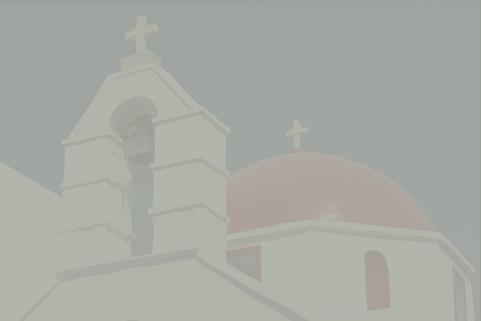
#> input picture Images/118035.jpg, 481 x 321 px
$ python -i findDerivatives.py   (imports and definitions only)
#> lines starting #> are read from the running program, lines starting #| are printed output that depends on the picture
import numpy as np
from scipy import signal
import utils
import nonMaxSup

'''
  文件说明：
    计算灰度图像的梯度放置信息
     - 输入 I_gray：H x W 矩阵作为图像
     - 输出 Mag：H x W 矩阵表示导数的大小
     - 输出 Magx：H x W 矩阵表示沿 x 轴的导数
     - 输出 Magy：H x W 矩阵表示沿 y 轴的导数
     - 输出 Ori：H x W 矩阵表示导数的方向
'''

def findDerivatives(I_gray):
    # 高斯平滑核
    gaussian = np.array([
      [2, 4, 5, 4, 2],
      [4, 9, 12, 9, 4],
      [5, 12, 15, 12, 5],
      [4, 9, 12, 9, 4],
      [2, 4, 5, 4, 2]]) / 159.0
    # 梯度计算核
    dx = np.asarray([
      [-1.0, 0.0, 1.0],
      [-2.0, 0.0, 2.0],
      [-1.0, 0.0, 1.0]
      ])
    dy = np.asarray([
      [1.0, 2.0, 1.0],
      [0.0, 0.0, 0.0],
      [-1.0, -2.0, -1.0]
      ])
    # 计算x方向的梯度并对梯度平滑
    Ix = signal.convolve2d(I_gray, dx, mode='same', boundary='symm')
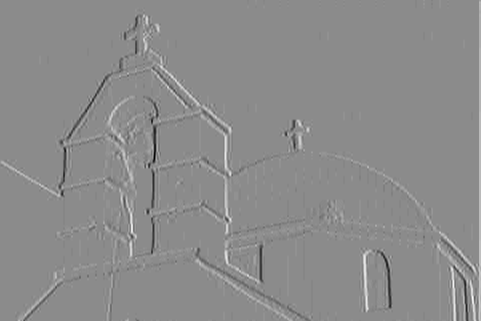
#> Ix: shape (321, 481) float64; min -96, max 79, mean 0.2; drawn with min black and max white
    Magx = signal.convolve2d(Ix, gaussian, mode='same', boundary='symm')
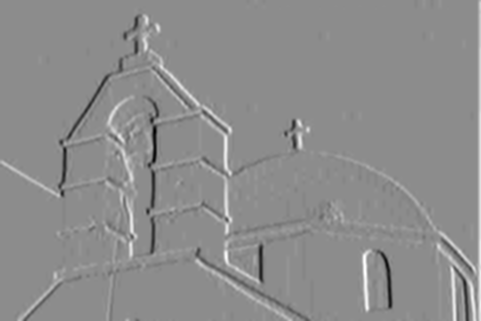
#> Magx: shape (321, 481) float64; min -48.03, max 39.06, mean 0.2; drawn with min black and max white
    # 计算y方向的梯度并对梯度平滑
    Iy = signal.convolve2d(I_gray, dy, mode='same', boundary='symm')
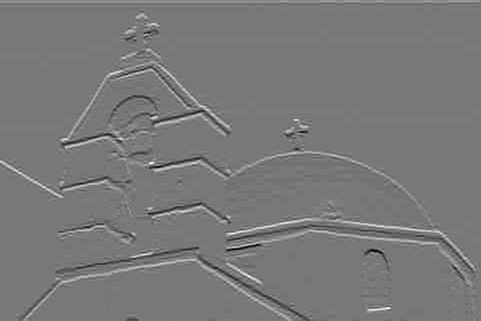
#> Iy: shape (321, 481) float64; min -76, max 85, mean 0.5; drawn with min black and max white
    Magy = signal.convolve2d(Iy, gaussian, mode='same', boundary='symm')
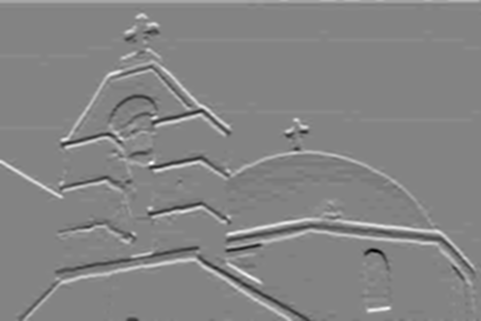
#> Magy: shape (321, 481) float64; min -45.64, max 42.62, mean 0.5; drawn with min black and max white
    # 计算边缘强度
    Mag = np.sqrt(Magx**2 + Magy**2)
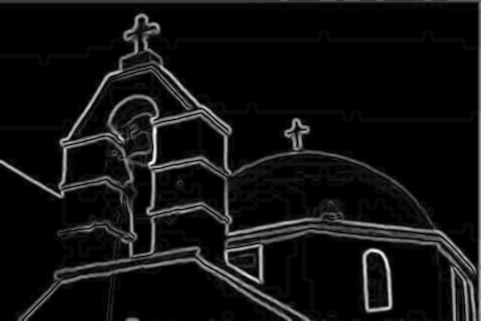
#> Mag: shape (321, 481) float64; min 0, max 48.06, mean 3.1; drawn with min black and max white
    # 计算梯度的方向
    Ori = np.arctan2(Magy, Magx)
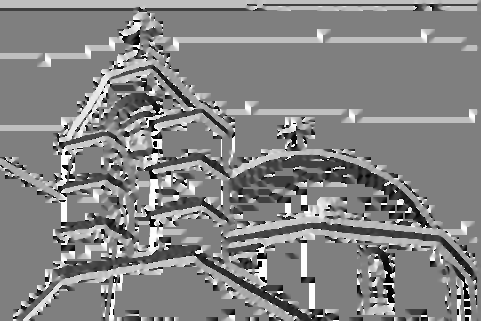
#> Ori: shape (321, 481) float64; min -3.14, max 3.14, mean 0.124; drawn with min black and max white
    return Mag, Magx, Magy, Ori

>>> import cv2
>>> picture = cv2.imread('../Images/118035.jpg', cv2.IMREAD_GRAYSCALE)
>>> result = findDerivatives(picture)

$ run again, on Images/135069.jpg
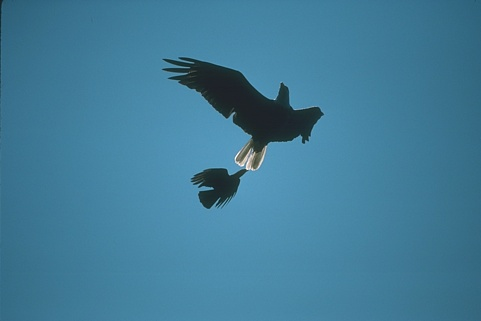
#> input picture Images/135069.jpg, 481 x 321 px
#> in findDerivatives, `Mag = np.sqrt(Magx**2 + Magy**2)`:
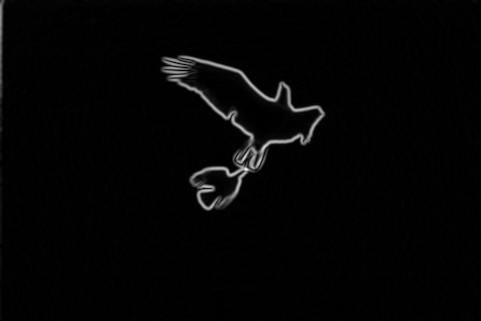
#> Mag: shape (321, 481) float64; min 0, max 295.2, mean 5.5; drawn with min black and max white
#> in findDerivatives, `Ori = np.arctan2(Magy, Magx)`:
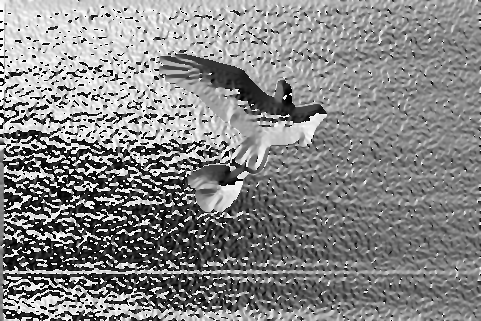
#> Ori: shape (321, 481) float64; min -3.14, max 3.14, mean 0.189; drawn with min black and max white

$ run again, on Images/189080.jpg
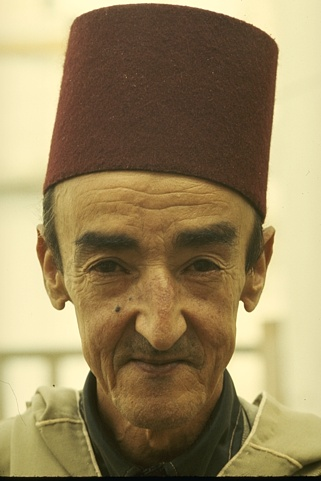
#> input picture Images/189080.jpg, 321 x 481 px
#> in findDerivatives, `Mag = np.sqrt(Magx**2 + Magy**2)`:
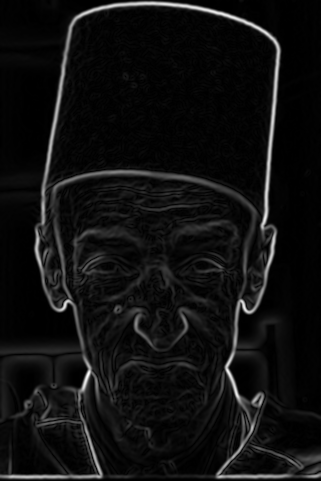
#> Mag: shape (481, 321) float64; min 0, max 420.4, mean 27.3; drawn with min black and max white
#> in findDerivatives, `Ori = np.arctan2(Magy, Magx)`:
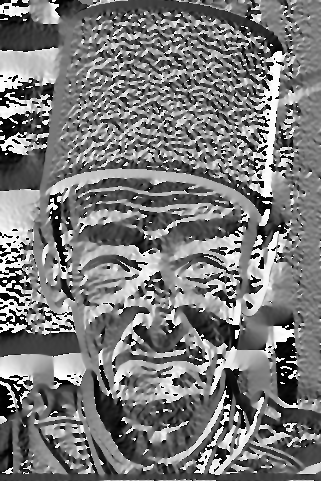
#> Ori: shape (481, 321) float64; min -3.14, max 3.14, mean -0.141; drawn with min black and max white
